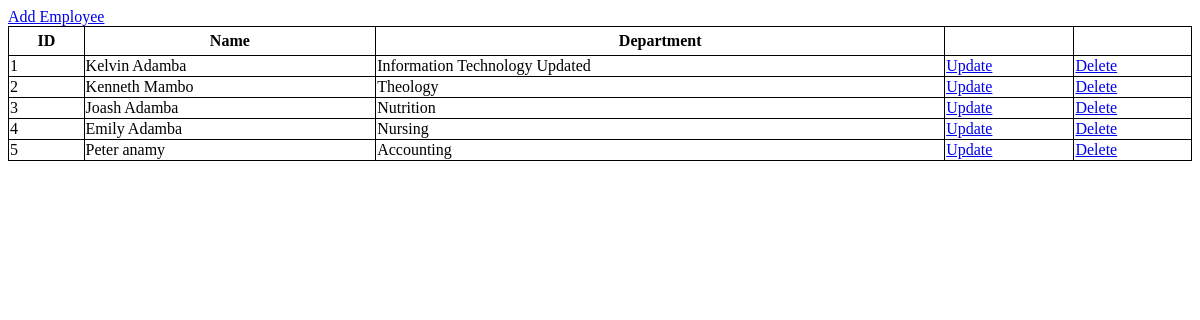
Before: / with the older database file.
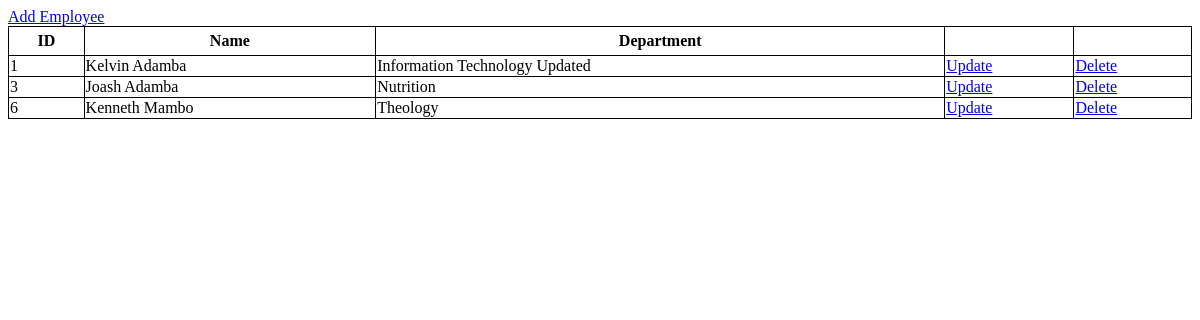
After: the same page with the newer database file.
### employee/models.py (models this page shows, shortened)
class Employee(models.Model):
    employee_name = models.CharField(max_length=100, )
    employee_department = models.CharField(max_length=100)

### employee/views.py (the view)
# urls.py: 2. Add a URL to urlpatterns:  path('', views.home, name='home')
def home(request):
    employees = Employee.objects.all()
    context = {'employees':employees}
    return render(request,'employee/home.html', context)

### employee/templates/employee/home.html (shortened to what this page needs)
<div>
    <a href="{% url 'add-employee' %}">Add Employee</a>
</div>
<table >
    <tr>
        <th>ID</th>
        <th>Name</th>
        <th>Department</th>
        <th></th>
        <th></th>
    </tr>
        {% for employee in employees %}
            <tr>
                <td>{{employee.id}}</td>
                <td>{{employee.employee_name}}</td>
                <td>{{employee.employee_department}}</td>
                <td><a href="{% url 'update-information' employee.id %}">Update</a></td>
                <td><a href="{% url 'delete-employee' employee.id %}"  onclick="return confirm('Are you sure want to delete {{employee.employee_name}}?');">Delete</a></td>
            </tr>
        {% endfor %}
</table>

### employee/templates/employee/home.html (style rules this page uses)
table { border-collapse: collapse; width: 100%; }
th { border: 1px solid black; padding: 5px; }
td { border: 1px solid black; }

Changed rows visible on the page:
removed Employee: id "2", employee_name "Kenneth Mambo", employee_department "Theology"
removed Employee: id "4", employee_name "Emily Adamba", employee_department "Nursing"
removed Employee: id "5", employee_name "Peter anamy", employee_department "Accounting"
added Employee: id "6", employee_name "Kenneth Mambo", employee_department "Theology"
